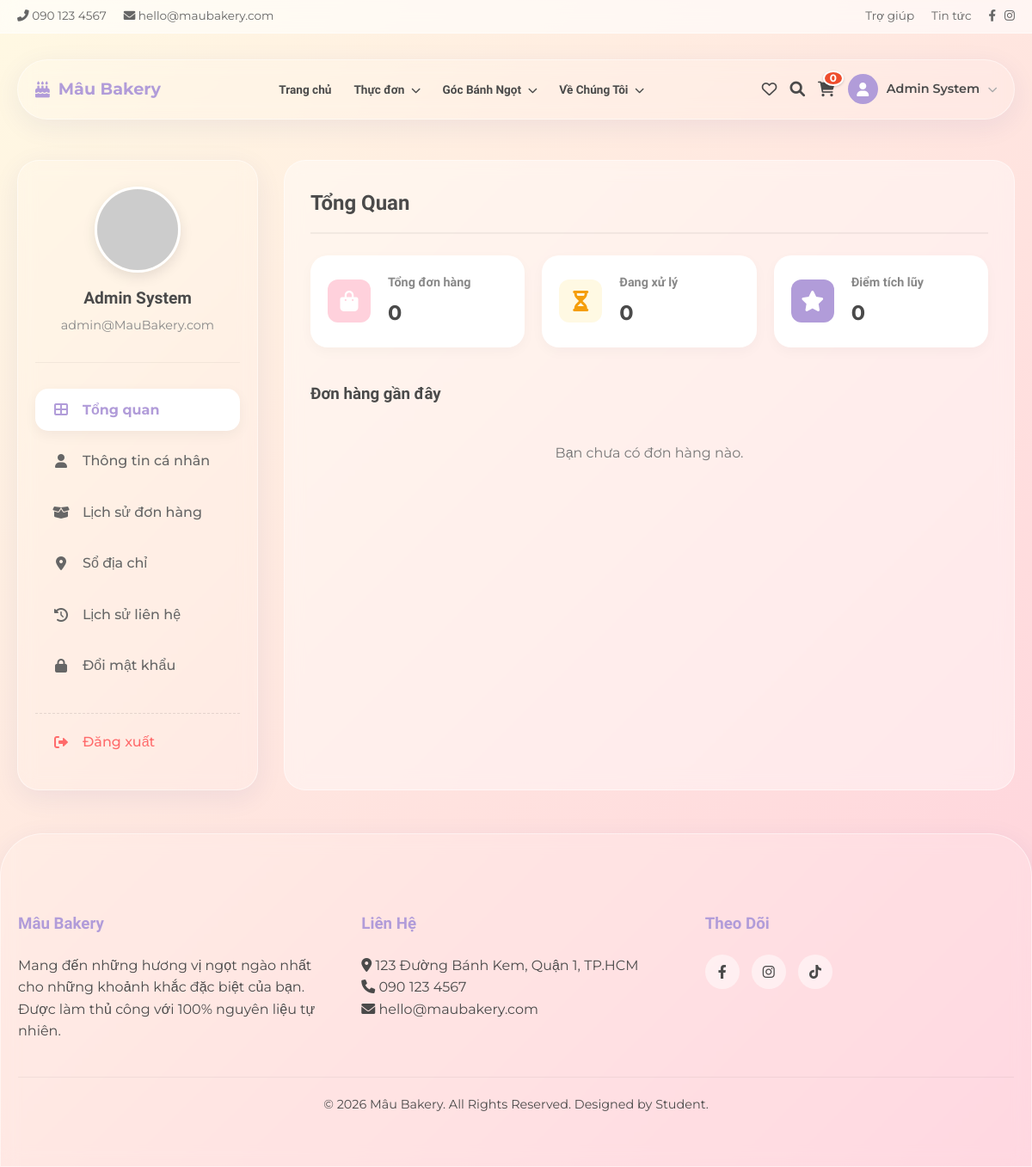
Screenshot of /index.php?page=profile (signed in) with the database file from the repository.
### tables this page shows
CREATE TABLE `users` (
  `id` int(11) NOT NULL AUTO_INCREMENT,
  `username` varchar(50) NOT NULL,
  `password` varchar(255) NOT NULL,
  `email` varchar(100) NOT NULL,
  `full_name` varchar(100) DEFAULT NULL,
  `phone` varchar(20) DEFAULT NULL,
  `avatar` text DEFAULT NULL,
  `role` enum('admin','user') DEFAULT 'user',
  `points` int(11) DEFAULT 0,
  `is_active` tinyint(1) DEFAULT 1,
  `created_at` datetime DEFAULT current_timestamp(),
  PRIMARY KEY (`id`),
  UNIQUE KEY `username` (`username`),
  UNIQUE KEY `email` (`email`)
);

### controllers/ProfileController.php (called while the page is built, shortened)
<?php
$user_id = $_SESSION['user_id'];
if (isset($conn)) {
    try {
        $stmt_user = $conn->prepare("SELECT * FROM users WHERE id = :id");
        $stmt_user->execute(['id' => $user_id]);
        $user = $stmt_user->fetch();
        $stmt_orders = $conn->prepare("
            SELECT * FROM orders
            WHERE user_id = :uid
            ORDER BY created_at DESC
        ");
        $stmt_orders->execute(['uid' => $user_id]);
        $orders = $stmt_orders->fetchAll();
    } catch (PDOException $e) {
        $error = "Lỗi kết nối: " . $e->getMessage();
    }
}
?>

### views/profile/dashboard.php (the view, shortened to what this page needs)
<div id="dashboard">
    <h2 class="content-title">Tổng Quan</h2>
    <div class="stats-grid">
        <div class="stat-card">
            <div class="stat-icon" style="background: #FFD1DC;">
                <i class="fas fa-shopping-bag"></i>
            </div>
            <div class="stat-info">
                <h4>Tổng đơn hàng</h4>
                <span class="stat-value">
                    <?php echo count($orders); ?>
                </span>
            </div>
        </div>
        <div class="stat-card">
            <div class="stat-icon" style="background: #FFF9E3; color: #F59E0B;">
                <i class="fas fa-hourglass-half"></i>
            </div>
            <div class="stat-info">
                <h4>Đang xử lý</h4>
                <span class="stat-value">
                    <?php
                    $pending = array_filter($orders, function ($o) {
                        return $o['status'] == 'pending';
                    });
                    echo count($pending);
                    ?>
                </span>
            </div>
        </div>
        <div class="stat-card">
            <div class="stat-icon" style="background: #B19CD9;">
                <i class="fas fa-star"></i>
            </div>
            <div class="stat-info">
                <h4>Điểm tích lũy</h4>
                <span class="stat-value">
                    <?php echo $user['points']; ?>
                </span>
            </div>
        </div>
    </div>
    <h3 style="margin-bottom: 20px;">Đơn hàng gần đây</h3>
    <div class="table-container">
        <?php if (empty($orders)): ?>
            <p style="text-align: center; padding: 20px; color: #777;">Bạn chưa có đơn hàng nào.</p>
        <?php endif; ?>
    </div>
</div>

### views/profile/sidebar.php
<aside class="glass-panel profile-sidebar" style="padding: 30px 20px;">
    <div class="user-card">
        <img src="<?php echo !empty($user['avatar']) ? $user['avatar'] : 'https://ui-avatars.com/api/?name=' . urlencode($user['full_name']); ?>"
            class="user-avatar" alt="Avatar">
        <h3 class="user-name">
            <?php echo htmlspecialchars($user['full_name']); ?>
        </h3>
        <span class="user-email">
            <?php echo htmlspecialchars($user['email']); ?>
        </span>
    </div>
    <nav class="profile-nav">
        <a href="index.php?page=profile&tab=dashboard"
            class="nav-item <?php echo $tab === 'dashboard' ? 'active' : ''; ?>">
            <i class="fas fa-th-large"></i> Tổng quan
        </a>
        <a href="index.php?page=profile&tab=info" class="nav-item <?php echo $tab === 'info' ? 'active' : ''; ?>">
            <i class="fas fa-user"></i> Thông tin cá nhân
        </a>
        <a href="index.php?page=profile&tab=orders" class="nav-item <?php echo $tab === 'orders' ? 'active' : ''; ?>">
            <i class="fas fa-box-open"></i> Lịch sử đơn hàng
        </a>
        <a href="index.php?page=profile&tab=addresses"
            class="nav-item <?php echo $tab === 'addresses' ? 'active' : ''; ?>">
            <i class="fas fa-map-marker-alt"></i> Sổ địa chỉ
        </a>
        <a href="index.php?page=profile&tab=contacts"
            class="nav-item <?php echo $tab === 'contacts' ? 'active' : ''; ?>">
            <i class="fas fa-history"></i> Lịch sử liên hệ
        </a>
        <a href="index.php?page=profile&tab=password"
            class="nav-item <?php echo $tab === 'password' ? 'active' : ''; ?>">
            <i class="fas fa-lock"></i> Đổi mật khẩu
        </a>
        <a href="index.php?logout=true" class="nav-item logout">
            <i class="fas fa-sign-out-alt"></i> Đăng xuất
        </a>
    </nav>
</aside>

### assets/css/style.css (style rules this page uses)
:root { --primary-color: #ffd1dc; --primary-dark: #ffb7c5; --secondary-color: #fff9e3; --accent-color: #b19cd9; --text-color: #4a4a4a; --white: #ffffff; --glass-bg: rgba(255, 255, 255, 0.15); --glass-border: rgba(255, 255, 255, 0.5); --shadow-soft: 0 8px 32px 0 rgba(31, 38, 135, 0.07); }
* { margin: 0; padding: 0; box-sizing: border-box; }
html { scroll-behavior: smooth; }
body { font-family: "Montserrat", sans-serif; color: var(--text-color); background: linear-gradient(135deg, #fff9e3 0%, #ffd1dc 100%); min-height: 100vh; line-height: 1.6; -webkit-font-smoothing: antialiased; -moz-osx-font-smoothing: grayscale; }
h1, h2, h3, h4, h5, h6 { font-family: "Quicksand", sans-serif; font-weight: 700; }
a { text-decoration: none; color: inherit; transition: all 0.3s ease; }
.glass-panel { background: var(--glass-bg); backdrop-filter: blur(10px); -webkit-backdrop-filter: blur(10px); border: 1px solid var(--glass-border); border-radius: 25px; box-shadow: var(--shadow-soft); }

### assets/css/profile.css (style rules this page uses)
.profile-sidebar { height: fit-content; }
.user-card { display: flex; flex-direction: column; align-items: center; text-align: center; margin-bottom: 30px; padding-bottom: 30px; border-bottom: 1px solid rgba(0,0,0,0.05); }
.user-avatar { width: 100px; height: 100px; border-radius: 50%; object-fit: cover; margin-bottom: 15px; border: 3px solid white; box-shadow: 0 5px 15px rgba(0,0,0,0.1); }
.user-name { font-family: 'Quicksand', sans-serif; font-size: 1.2rem; font-weight: 700; color: var(--text-color); margin-bottom: 5px; }
.user-email { font-size: 0.9rem; color: #888; }
.profile-nav { display: flex; flex-direction: column; gap: 10px; }
.nav-item { display: flex; align-items: center; gap: 15px; padding: 12px 20px; border-radius: 15px; color: #666; text-decoration: none; transition: all 0.3s; font-weight: 500; cursor: pointer; border: none; background: transparent; width: 100%; text-align: left; font-family: inherit; font-size: 1rem; }
.nav-item.active { background: white; color: var(--accent-color); box-shadow: 0 5px 15px rgba(0,0,0,0.05); font-weight: 700; }
.nav-item i { width: 20px; text-align: center; }
.nav-item.logout { color: #ff6b6b; margin-top: 20px; border-top: 1px dashed rgba(0,0,0,0.1); padding-top: 20px; border-radius: 0; }
.content-title { font-family: 'Quicksand', sans-serif; font-size: 1.5rem; color: var(--text-color); margin-bottom: 25px; padding-bottom: 15px; border-bottom: 2px solid rgba(0,0,0,0.05); }
.stats-grid { display: grid; grid-template-columns: repeat(3, 1fr); gap: 20px; margin-bottom: 40px; }
.stat-card { background: white; padding: 20px; border-radius: 20px; display: flex; align-items: center; gap: 20px; box-shadow: 0 5px 15px rgba(0,0,0,0.03); transition: transform 0.3s; }
.stat-icon { width: 50px; height: 50px; border-radius: 12px; display: flex; align-items: center; justify-content: center; font-size: 1.5rem; color: white; }
.stat-info h4 { font-size: 0.9rem; color: #888; margin-bottom: 5px; }
.stat-info .stat-value { font-size: 1.5rem; font-weight: 700; color: var(--text-color); }
.table-container { overflow-x: auto; }

### rows the page displays
users: full_name "Admin System", email "admin@MauBakery.com", points "0"

### other values shown
$cart_count "0"
$_SESSION['full_name'] "Admin System"
count($orders) "0"
count($pending) "0"
